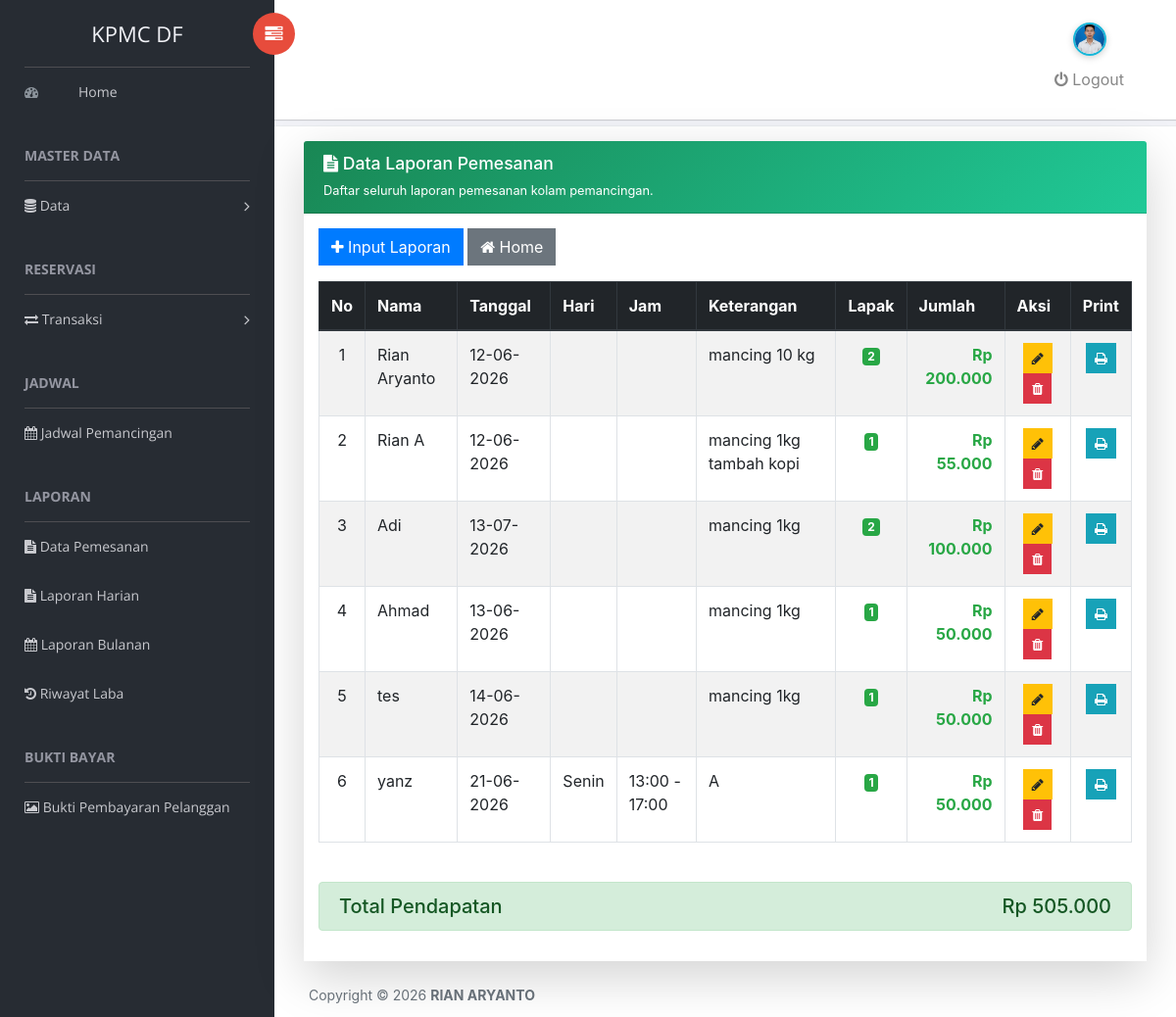
Page /index.php/laporan/data on the committed database.
### tables this page shows
CREATE TABLE `laporan_harian` (
  `id` int(11) NOT NULL,
  `tanggal` date DEFAULT NULL,
  `hari_pemancingan` varchar(50) NOT NULL,
  `jam_pemancingan` varchar(50) NOT NULL,
  `keterangan` varchar(255) DEFAULT NULL,
  `jumlah` varchar(11) DEFAULT NULL,
  `nama` varchar(100) DEFAULT NULL,
  `lapak` int(10) DEFAULT NULL
);

### application/controllers/Laporan.php (called while the page is built, shortened)
<?php
class Laporan extends CI_Controller
{
    public function data()
    {
        $data['laporan'] = $this->db->get('laporan_harian')->result();
        $data['total'] = $this->db
            ->select_sum('jumlah')
            ->get('laporan_harian')
            ->row()
            ->jumlah;
        $this->load->view('laporan/data', $data);
    }
}

### index.php (called while the page is built, shortened)
<?php
require_once BASEPATH.'core/CodeIgniter.php';

### application/views/laporan/data.php (the view, shortened to what this page needs)
<?php $this->load->view('template/header'); ?>
<?php $this->load->view('template/sidebar'); ?>
<?php $this->load->view('template/topbar'); ?>
<div class="container-fluid">
    <div class="row">
        <div class="col-lg-12">
            <div class="card shadow-lg border-0">
                <div class="card-header text-white" style="background:linear-gradient(135deg,#198754,#20c997);">
                    <h4 class="mb-1"><i class="fa fa-file-text"></i> Data Laporan Pemesanan</h4>
                    <small>Daftar seluruh laporan pemesanan kolam pemancingan.</small>
                </div>
                <div class="card-body">
                    <div class="mb-3">
                        <a href="<?= site_url('Laporan/harian'); ?>" class="btn btn-primary">
                            <i class="fa fa-plus"></i> Input Laporan
                        </a>
                        <a href="<?= site_url('Welcome/index'); ?>" class="btn btn-secondary">
                            <i class="fa fa-home"></i> Home
                        </a>
                    </div>
                    <div class="table-responsive">
                        <table class="table table-bordered table-hover table-striped">
                            <thead class="thead-dark">
                                <tr>
                                    <th>No</th>
                                    <th>Nama</th>
                                    <th>Tanggal</th>
                                    <th>Hari</th>
                                    <th>Jam</th>
                                    <th>Keterangan</th>
                                    <th>Lapak</th>
                                    <th>Jumlah</th>
                                    <th>Aksi</th>
                                    <th>Print</th>
                                </tr>
                            </thead>
                            <tbody>
                                <?php $no = 1;
                                foreach ($laporan as $d): ?>
                                    <tr>
                                        <td class="text-center"><?= $no++; ?></td>
                                        <td><?= $d->nama; ?></td>
                                        <td><?= date('d-m-Y', strtotime($d->tanggal)); ?></td>
                                        <td><?= $d->hari_pemancingan; ?></td>
                                        <td><?= $d->jam_pemancingan; ?></td>
                                        <td><?= $d->keterangan; ?></td>
                                        <td class="text-center">
                                            <span class="badge badge-success"><?= $d->lapak; ?></span>
                                        </td>
                                        <td class="text-right text-success font-weight-bold">
                                            Rp <?= number_format($d->jumlah, 0, ',', '.'); ?>
                                        </td>
                                        <td class="text-center">
                                            <a href="<?= site_url('Laporan/edit/' . $d->id); ?>" class="btn btn-warning btn-sm">
                                                <i class="fa fa-pencil"></i>
                                            </a>
                                            <a href="<?= site_url('Laporan/delete/' . $d->id); ?>"
                                                class="btn btn-danger btn-sm"
                                                onclick="return confirm('Yakin ingin menghapus data?')">
                                                <i class="fa fa-trash"></i>
                                            </a>
                                        </td>
                                        <td class="text-center">
                                            <a href="<?= base_url('index.php/Laporan/print_satu/' . $d->id); ?>"
                                                target="_blank"
                                                class="btn btn-info btn-sm">
                                                <i class="fa fa-print"></i>
                                            </a>
                                        </td>
                                    </tr>
                                <?php endforeach; ?>
                            </tbody>
                        </table>
                    </div>
                    <div class="alert alert-success mt-4">
                        <h5 class="mb-0">
                            Total Pendapatan
                            <span class="float-right">
                                Rp <?= number_format($total, 0, ',', '.'); ?>
                            </span>
                        </h5>
                    </div>
                </div>
            </div>
        </div>
    </div>
</div>
<?php $this->load->view('template/footer'); ?>

### application/views/template/header.php (shortened to what this page needs)
<!DOCTYPE html>
<html>
<head>
    <link rel="stylesheet" href="https://cdnjs.cloudflare.com/ajax/libs/font-awesome/4.7.0/css/font-awesome.min.css">
    <link rel="stylesheet" href="<?= base_url('assets/vendors/bootstrap/dist/css/bootstrap.min.css'); ?>">
    <link rel="stylesheet" href="<?= base_url('assets/css/style.css'); ?>">
</head>

### application/views/template/sidebar.php (shortened to what this page needs)
<aside id="left-panel" class="left-panel">
    <nav class="navbar navbar-expand-sm navbar-default">
        <div class="navbar-header">
            <p class="navbar-brand">KPMC DF</p>
        </div>
        <div id="main-menu" class="main-menu collapse navbar-collapse">
            <ul class="nav navbar-nav">
                <li>
                    <a href="<?= site_url('kolam/home') ?>">
                        <i class="menu-icon fa fa-dashboard"></i> Home
                    </a>
                </li>
                <h3 class="menu-title">MASTER DATA</h3>
                <li class="menu-item-has-children dropdown">
                    <a href="#" class="dropdown-toggle" data-toggle="dropdown">
                        <i class="fa fa-database"></i> Data
                    </a>
                </li>
                <h3 class="menu-title">RESERVASI</h3>
                <li class="menu-item-has-children dropdown">
                    <a href="#" class="dropdown-toggle" data-toggle="dropdown">
                        <i class="fa fa-exchange"></i> Transaksi
                    </a>
                </li>
                <h3 class="menu-title">JADWAL</h3>
                <li>
                    <a href="<?= site_url('Jadwal/admin'); ?>">
                        <i class="fa fa-calendar"></i> Jadwal Pemancingan
                    </a>
                </li>
                <h3 class="menu-title">LAPORAN</h3>
                <li>
                    <a href="<?= site_url('Laporan/data') ?>">
                        <i class="fa fa-file-text"></i> Data Pemesanan
                    </a>
                </li>
                <li>
                    <a href="<?= site_url('Laporan/laporan_harian') ?>">
                        <i class="fa fa-file-text"></i> Laporan Harian
                    </a>
                </li>
                <li>
                    <a href="<?= site_url('Laporan/bulanan') ?>">
                        <i class="fa fa-calendar"></i> Laporan Bulanan
                    </a>
                </li>
                <li>
                    <a href="<?= base_url('index.php/Laporan/riwayat_laba'); ?>">
                        <i class="fa fa-history"></i>
                        <span>Riwayat Laba</span>
                    </a>
                </li>
                <h3 class="menu-title">BUKTI BAYAR</h3>
                <li>
                    <a href="<?= site_url('Transaksi/gambar') ?>">
                        <i class="fa fa-image"></i> Bukti Pembayaran Pelanggan
                    </a>
                </li>
            </ul>
        </div>
    </nav>
</aside>

### application/views/template/topbar.php (shortened to what this page needs)
<div id="right-panel" class="right-panel">
    <header id="header" class="header">
        <div class="header-menu">
            <div class="col-sm-7">
                <a id="menuToggle" class="menutoggle pull-left">
                    <i class="fa fa-tasks"></i>
                </a>
            </div>
            <div class="col-sm-5">
                <div class="user-area dropdown float-right">
                    <ul class="nav navbar-nav">
                        <li class="user-profile-admin">
                            <img src="<?= base_url('assets/images/yan.jpg'); ?>"
                                class="foto-admin-header">
                            <a class="nav-link"
                                href="<?= site_url('Auth/logout') ?>">
                                <i class="fa fa-power-off"></i>
                                Logout
                            </a>
                        </li>
                    </ul>
                </div>
            </div>
        </div>
    </header>
    <div class="content mt-3">

### application/views/template/footer.php (shortened to what this page needs)
</div>
<footer class="sticky-footer bg-white">
    <div class="container-fluid">
        <div class="copyright">
            Copyright &copy; <?= date('Y'); ?>
            <strong>RIAN ARYANTO</strong>
        </div>
    </div>
</footer>
</body>
</html>

### application/views/template/header.php (style rules this page uses)
.user-profile-admin { display: flex !important; flex-direction: column; align-items: center; justify-content: center; padding: 8px 18px !important; min-width: 80px; }
.foto-admin-header { width: 34px; height: 34px; border-radius: 50%; object-fit: cover; border: 2px solid #18b7d8; box-shadow: 0 2px 7px rgba(0, 0, 0, 0.18); margin-bottom: 4px; transition: 0.3s; }
html, body { height: 100%; }
.sticky-footer { border-top: 1px solid #e9ecef; background: #fff; width: 100%; }
.sticky-footer .copyright { padding: 12px 20px; text-align: left; font-size: 14px; color: #6c757d; }

### rows in the picture
laporan_harian: nama "Rian Aryanto", tanggal "12-06-2026", keterangan "mancing 10 kg", lapak "2", jumlah "200.000"
laporan_harian: nama "Rian A", tanggal "12-06-2026", keterangan "mancing 1kg tambah kopi", lapak "1", jumlah "55.000"
laporan_harian: nama "Adi", tanggal "13-07-2026", keterangan "mancing 1kg", lapak "2", jumlah "100.000"
laporan_harian: nama "Ahmad", tanggal "13-06-2026", keterangan "mancing 1kg", lapak "1", jumlah "50.000"
laporan_harian: nama "tes", tanggal "14-06-2026", keterangan "mancing 1kg", lapak "1", jumlah "50.000"
laporan_harian: nama "yanz", tanggal "21-06-2026", hari_pemancingan "Senin", jam_pemancingan "13:00 - 17:00", keterangan "A", lapak "1", jumlah "50.000"

### other values in the picture
$total "505.000"
